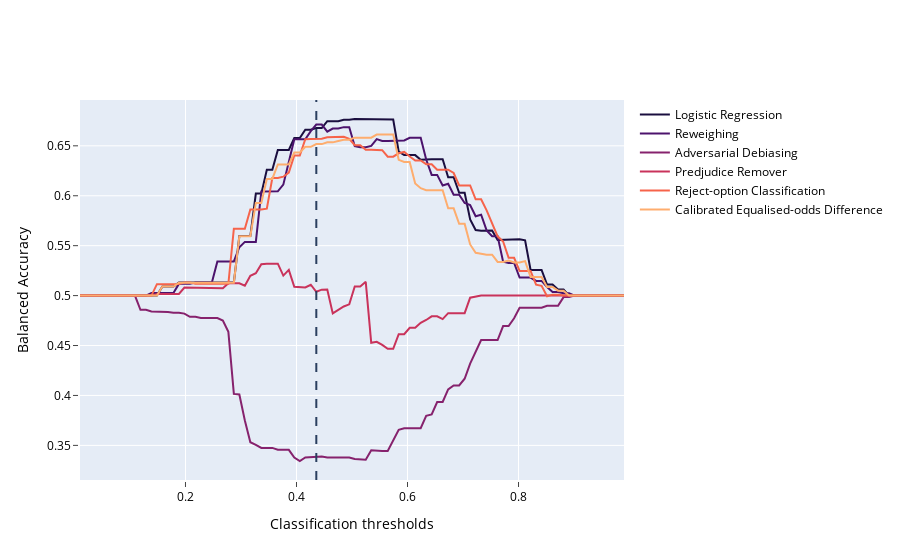

Notebook source saved alongside this figure:
### Code cell
bal_acc_files = {'Files' : ['LR_bal_acc_arr.json', 'RW_bal_acc_arr.json', 'AD_bal_acc_arr.json', 
    'PR_bal_acc_arr.json', 'ROC_bal_acc_arr.json', 'CEOD_bal_acc_arr.json'], 
    'Names': ['Logistic Regression', 'Reweighing', 'Adversarial Debiasing', 'Predjudice Remover', 
    'Reject-option Classification', 'Calibrated Equalised-odds Difference']}
plot_plotly_graphs(metric = 'Balanced Accuracy', filenames = bal_acc_files, filepath = 'bal_acc_plotly.html')
